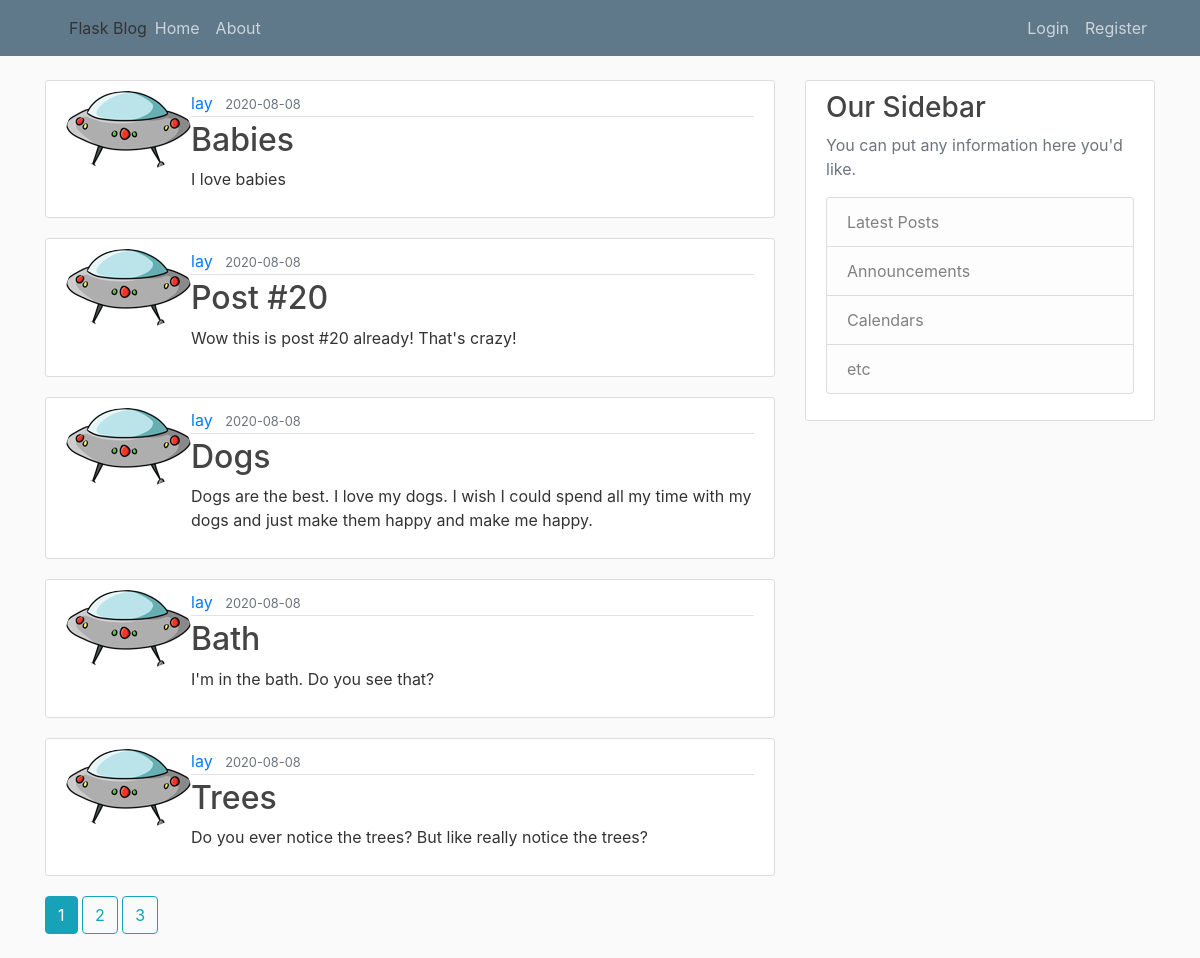
The page /home on the database its author committed.
### flaskblog/models.py (models this page shows, shortened)
class Post(db.Model):
    id = db.Column(db.Integer, primary_key=True)
    title = db.Column(db.String(100), nullable=False)
    date_posted = db.Column(db.DateTime,
                            nullable=False,
                            default=datetime.utcnow)
    content = db.Column(db.Text, nullable=False)
    user_id = db.Column(db.Integer, db.ForeignKey('user.id'), nullable=False)

class User(db.Model, UserMixin):
    id = db.Column(db.Integer, primary_key=True)
    username = db.Column(db.String(20), unique=True, nullable=False)
    email = db.Column(db.String(120), unique=True, nullable=False)
    image_file = db.Column(db.String(20),
                           nullable=False,
                           default='default.jpg')
    password = db.Column(db.String(60), nullable=False)
    posts = db.relationship('Post', backref='author', lazy=True)

### flaskblog/routes.py (the view)
@app.route("/")
@app.route("/home")
def home():
    page = request.args.get('page', 1, type=int)
    posts = Post.query.order_by(Post.date_posted.desc()).paginate(page=page, per_page=5)
    return render_template("home.html", posts=posts)

### flaskblog/templates/home.html
{% extends "layout.html" %}
{% block content %}
    {% for post in posts.items %}
        <article class="media content-section">
            <img class="rounded-circle articl-img" src="{{ url_for('static', filename='profile_pics/' + post.author.image_file) }}">
            <div class="media-body">
                <div class="article-metadata">
                    <a class="mr-2" href="{{ url_for('user_posts', username=post.author.username) }}">{{ post.author.username }}</a>
                    <small class="text-muted">{{ post.date_posted.strftime('%Y-%m-%d') }}</small>
                </div>
                <h2><a class="article-title" href="{{ url_for('post', post_id=post.id) }}">{{ post.title }}</a></h2>
                <p class="article-content">{{ post.content }}</p>
            </div>
        </article>
    {% endfor %}
    {% for page_num in posts.iter_pages(left_edge=1, right_edge=1, left_current=1, right_current=2) %}
        {% if page_num %}
            {% if posts.page == page_num %}
                <a class="btn btn-info mb-4" href="{{ url_for('home', page=page_num) }}">{{ page_num }}</a>
            {% else %}
                <a class="btn btn-outline-info mb-4" href="{{ url_for('home', page=page_num) }}">{{ page_num }}</a>
            {% endif %}
        {% else %}
            ...
        {% endif %}
    {% endfor %}
{% endblock content %}

### flaskblog/templates/layout.html (shortened to what this page needs)
<!DOCTYPE html>
<html>
<head>
    <link rel="stylesheet" href="https://stackpath.bootstrapcdn.com/bootstrap/4.3.1/css/bootstrap.min.css">
    <link rel="stylesheet" type="text/css" href="{{ url_for('static', filename='main.css') }}">
</head>
<body>
    <header class="site-header">
        <nav class="navbar navbar-expand-md navbar-dark bg-steel fixed-top">
            <div class="container">
                <a class="navbar-brand mr-4" href="{{ url_for('home') }}"></a>Flask Blog</a>
                <div class="collapse navbar-collapse" id="navbarToggle">
                    <div class="navbar-nav mr-auto">
                        <a class="nav-item nav-link" href="{{ url_for('home') }}">Home</a>
                        <a class="nav-item nav-link" href="{{ url_for('about') }}">About</a>
                    </div>
                    <div class="navbar-nav">
                        {% if current_user.is_authenticated %}
                            <a class="nav-item nav-link" href="{{ url_for('new_post') }}">New Post</a>
                            <a class="nav-item nav-link" href="{{ url_for('account') }}">Account</a>
                            <a class="nav-item nav-link" href="{{ url_for('logout') }}">Logout</a>
                        {% else %}
                            <a class="nav-item nav-link" href="{{ url_for('login') }}">Login</a>
                            <a class="nav-item nav-link" href="{{ url_for('register') }}">Register</a>
                        {% endif %}
                    </div>
                </div>
            </div>
        </nav>
    </header>
    <main role="main" class="container">
        <div class="row">
            <div class="col-md-8">
                {% block content %}{% endblock %}
            </div>
            <div class="col-md-4">
                <div class="content-section">
                    <h3>Our Sidebar</h3>
                    <p class='text-muted'>You can put any information here you'd like.
                        <ul class="list-group">
                            <li class="list-group-item list-group-item-light">Latest Posts</li>
                            <li class="list-group-item list-group-item-light">Announcements</li>
                            <li class="list-group-item list-group-item-light">Calendars</li>
                            <li class="list-group-item list-group-item-light">etc</li>
                        </ul>
                    </p>
                </div>
            </div>
        </div>
    </main>
</body>
</html>

### flaskblog/static/main.css (style rules this page uses)
body { background: #fafafa; color: #333333; margin-top: 5rem; }
h1, h2, h3, h4, h5, h6 { color: #444444; }
.bg-steel { background-color: #5f788a; }
.site-header .navbar-nav .nav-link { color: #cbd5db; }
.content-section { background: #ffffff; padding: 10px 20px; border: 1px solid #dddddd; border-radius: 3px; margin-bottom: 20px; }
.article-title { color: #444444; }
.article-content { white-space: pre-line; }
.article-metadata { padding-bottom: 1px; margin-bottom: 4px; border-bottom: 1px solid #e3e3e3 }

### rows shown on the page
Post: image_file (picture), author.username "lay", date_posted "2020-08-08", title "Babies", content "I love babies"
Post: image_file (picture), author.username "lay", date_posted "2020-08-08", title "Post #20", content "Wow this is post #20 already! That's crazy!"
Post: image_file (picture), author.username "lay", date_posted "2020-08-08", title "Dogs", content "Dogs are the best. I love my dogs. I wish I could spend all my time with my dogs and just make them happy and make me happy."
Post: image_file (picture), author.username "lay", date_posted "2020-08-08", title "Bath", content "I'm in the bath. Do you see that?"
Post: image_file (picture), author.username "lay", date_posted "2020-08-08", title "Trees", content "Do you ever notice the trees? But like really notice the trees?"

### other values the page prints
{{ page_num }} "1"
{{ page_num }} "2" "3"
